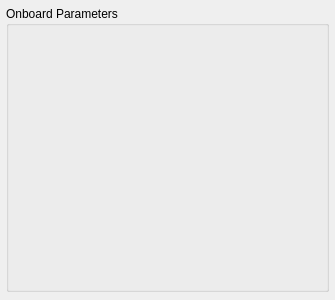
<?xml version="1.0" encoding="UTF-8"?>
<ui version="4.0">
 <class>parameterWidget</class>
 <widget class="QWidget" name="parameterWidget">
  <property name="geometry">
   <rect>
    <x>0</x>
    <y>0</y>
    <width>335</width>
    <height>300</height>
   </rect>
  </property>
  <property name="windowTitle">
   <string>Form</string>
  </property>
  <layout class="QGridLayout" name="gridLayout" rowstretch="2,0">
   <property name="horizontalSpacing">
    <number>5</number>
   </property>
   <property name="verticalSpacing">
    <number>2</number>
   </property>
   <property name="margin">
    <number>6</number>
   </property>
   <item row="0" column="0" colspan="2">
    <widget class="QGroupBox" name="groupBox_2">
     <property name="title">
      <string>Onboard Parameters</string>
     </property>
     <layout class="QHBoxLayout" name="horizontalLayout">
      <property name="margin">
       <number>3</number>
      </property>
      <item>
       <widget class="QStackedWidget" name="stackedWidget">
        <property name="currentIndex">
         <number>-1</number>
        </property>
       </widget>
      </item>
     </layout>
    </widget>
   </item>
   <item row="1" column="0" colspan="2">
    <widget class="QStackedWidget" name="sensorSettings">
     <property name="currentIndex">
      <number>-1</number>
     </property>
    </widget>
   </item>
  </layout>
 </widget>
 <resources/>
 <connections/>
</ui>
